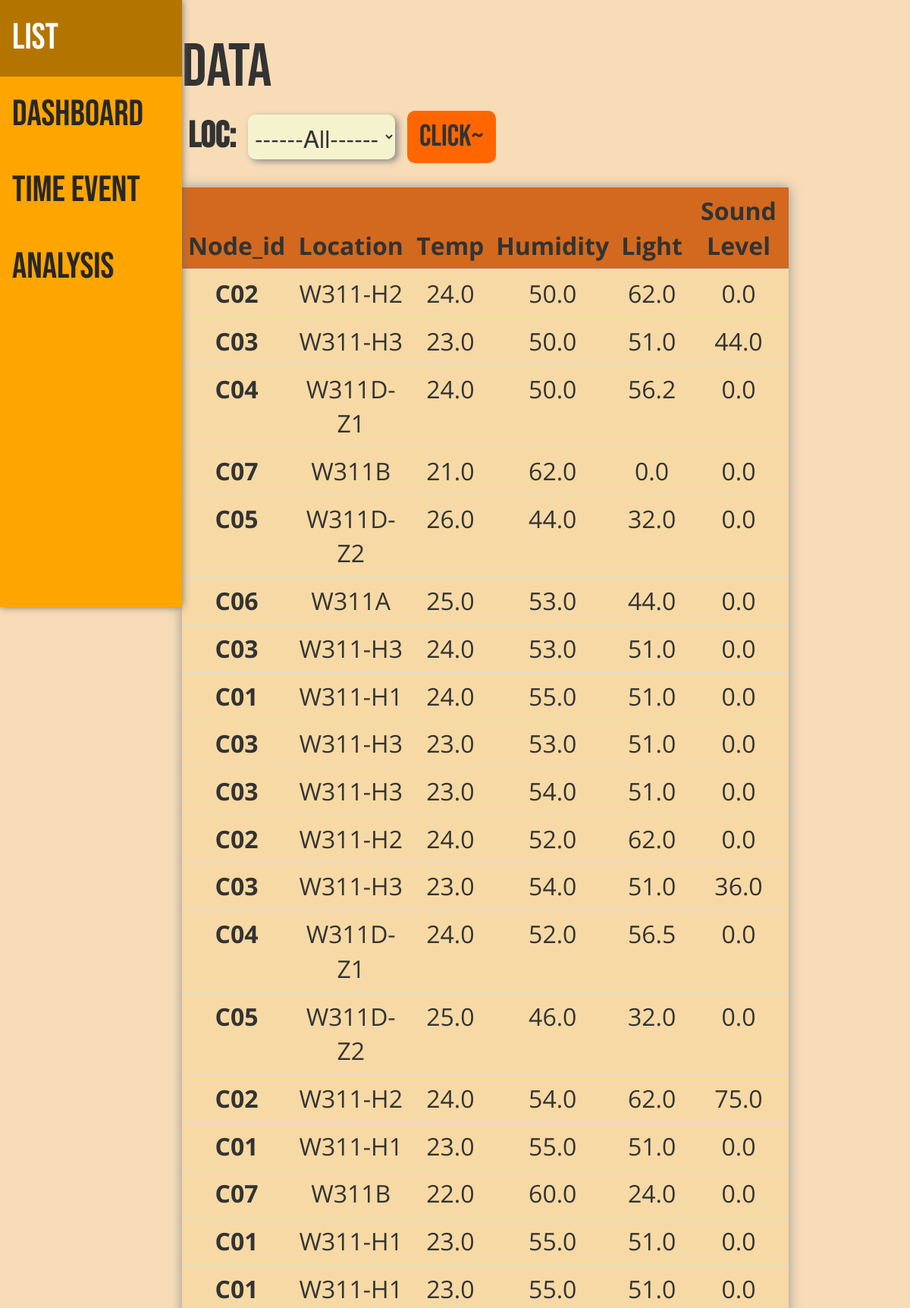
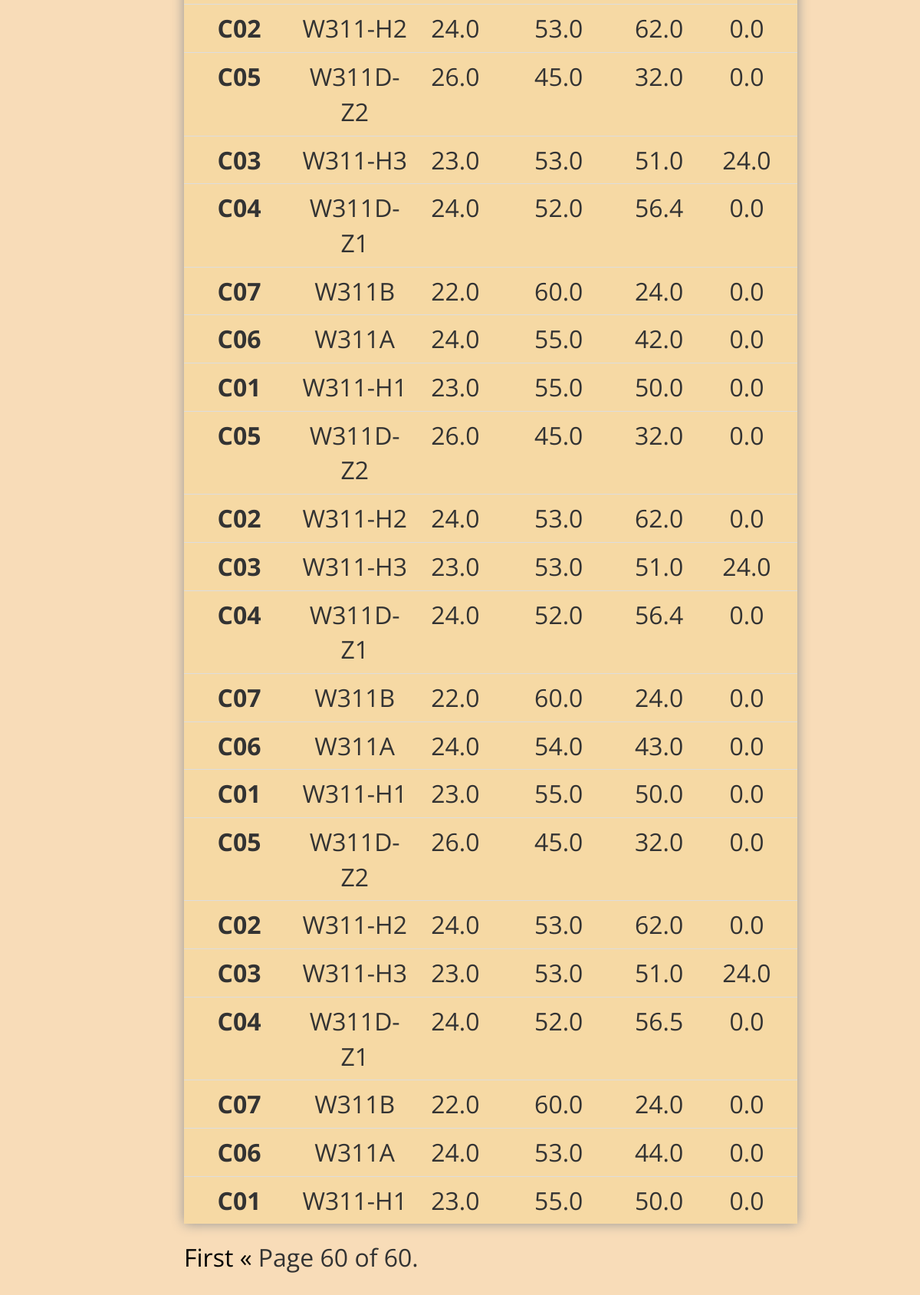
Screenshot of /data/?page=60 with the database file from the repository (2 pictures, top to bottom).
### CollectData/models.py (models this page shows, shortened)
class Data(models.Model):
    node_id = models.CharField(max_length= 10)
    loc = models.CharField(max_length=15)
    temp = models.DecimalField(decimal_places = 1, max_digits=5)
    hum = models.DecimalField(decimal_places = 1, max_digits=5)
    light = models.DecimalField(decimal_places = 1, max_digits=5)
    snd = models.DecimalField(decimal_places = 1, max_digits=5)
    date_created = models.DateTimeField(auto_now_add=True)
    class Meta:
        ordering = ['id']

### CollectData/views.py (the view)
# urls.py: path("", views.index, name="analysis"),
def index(request):
    data = Data.objects.all()
    if request.method == "POST":
        form = DataForm(request.POST)
        if form.is_valid():
            loc = form.cleaned_data.get("loc")
            if loc == "null":
                data = Data.objects.all()
            else:
                data = Data.objects.filter(loc=loc)
    else:
        form = DataForm()
    p = Paginator(data, 50)
    page_number = request.GET.get("page")
    page_obj = p.get_page(page_number)
    context = {
        "form": form,
        'page_number': page_number,
        "page_obj": page_obj,
    }
    return render(request, "data.html", context=context)

### CollectData/forms.py
class DataForm(ModelForm):
    class Meta: # Attach additional information
        model = Data
        fields = ('loc',)
        data = Data.objects.all()
        venue = []
        for datum in data:
            skip = False
            for item in venue:
                if datum.loc == item:
                    skip = True
                    break
            if not skip:
                venue.append(datum.loc)
        tup = (("null", "------All------"), )
        for item in venue:
            tup = tup + ((item, item),)
        LOC_CHOICES = tup
        widgets = {'loc': forms.Select(choices=LOC_CHOICES)}

### CollectData/templates/data.html (shortened to what this page needs)
{%extends 'base.html'%}
{%block style%}
{%load static%}
<link rel="stylesheet" href="{%static 'css/data.css'%}">
{%endblock%}
{%block content%}
<span class="page-topic">Data</span>
<form method="POST" action="" class="search-location">
  {{form}}
  <button class="myBtn">Click~</button>
</form>
<table class="table">
  <thead class="thead-dark">
    <tr class="table-header">
      <th scope="col" class="table-center">Node_id</th>
      <th scope="col" class="table-center">Location</th>
      <th scope="col" class="table-center">Temp</th>
      <th scope="col" class="table-center">Humidity</th>
      <th scope="col" class="table-center">Light</th>
      <th scope="col" class="table-center">Sound Level</th>
    </tr>
  </thead>
  <tbody>
    {%for datum in page_obj%}
    <tr class="table-body">
      <th class="table-center">{{datum.node_id}}</th>
      <td class="table-center">{{datum.loc}}</td>
      <td class="table-center">{{datum.temp}}</td>
      <td class="table-center">{{datum.hum}}</td>
      <td class="table-center">{{datum.light}}</td>
      <td class="table-center">{{datum.snd}}</td>
    </tr>
    {%endfor%}
  </tbody>
</table>
<span class="page_number">
  {%if page_obj.has_previous%}
  <a href="?page=1">First</a>
  <a href="?page={{page_obj.previous_page_number}}">&laquo;</a>
  {%endif%}
  <span class="current">
    Page {{ page_obj.number }} of {{ page_obj.paginator.num_pages }}.
  </span>
</span>
{%endblock%}

### CollectData/static/css/base.css (style rules this page uses)
:root { --default-font-size: 16px; font-size: var(--default-font-size); }
body { margin: 0; padding: 0; }
.body { background-color: rgb(248, 220, 184); }
.page-topic { font-family: 'Bebas Neue', cursive; font-size: 5rem; }
label { font-family: 'Bebas Neue', cursive; font-size: 3rem; }
select, input { border-radius: 10px; padding: 5px; font-family: 'Open Sans', sans-serif; background-color: #f5f3cd; border: none; box-shadow: 4px 3px 8px rgb(139, 139, 139); }
.myBtn { font-family: 'Bebas Neue', cursive; border-radius: 10px; padding: 0.1rem 1rem; font-size: 2.5rem; transition: all 200ms; background-color: rgb(255, 102, 0); border: none; }
.table-header { background-color: chocolate; }
.table { font-size: 2rem; font-family: 'Open Sans', sans-serif; border: none; box-shadow: 0 0 15px rgb(148, 148, 148); margin: 2rem 0; }
.table > tbody > tr > td, .table > tbody > tr > th, .table > tfoot > tr > td, .table > tfoot > tr > th, .table > thead > tr > td, .table > thead > tr > th { border-color: rgb(77, 77, 77); }
.table-center { text-align: center; }
.table-body { background-color: rgb(246, 217, 164); transition: background-color 200ms; }

### CollectData/static/css/data.css (style rules this page uses)
.search-location { display: flex; }
.search-location > * { margin: 0 0.5rem; }
.search-location > select { margin-top: 5px; margin-bottom: 5px; }
.page_number { width: 100%; font-family: 'Open Sans', sans-serif; margin:0 auto; }
.page_number a { text-decoration: none; color: black; }

### rows the page displays
Data: node_id "C02", loc "W311-H2", temp "24.0", hum "50.0", light "62.0", snd "0.0"
Data: node_id "C03", loc "W311-H3", temp "23.0", hum "50.0", light "51.0", snd "44.0"
Data: node_id "C04", loc "W311D-Z1", temp "24.0", hum "50.0", light "56.2", snd "0.0"
Data: node_id "C07", loc "W311B", temp "21.0", hum "62.0", light "0.0", snd "0.0"
Data: node_id "C05", loc "W311D-Z2", temp "26.0", hum "44.0", light "32.0", snd "0.0"
Data: node_id "C06", loc "W311A", temp "25.0", hum "53.0", light "44.0", snd "0.0"
Data: node_id "C03", loc "W311-H3", temp "24.0", hum "53.0", light "51.0", snd "0.0"
Data: node_id "C01", loc "W311-H1", temp "24.0", hum "55.0", light "51.0", snd "0.0"
Data: node_id "C03", loc "W311-H3", temp "23.0", hum "53.0", light "51.0", snd "0.0"
Data: node_id "C03", loc "W311-H3", temp "23.0", hum "54.0", light "51.0", snd "0.0"
Data: node_id "C02", loc "W311-H2", temp "24.0", hum "52.0", light "62.0", snd "0.0"
Data: node_id "C03", loc "W311-H3", temp "23.0", hum "54.0", light "51.0", snd "36.0"
Data: node_id "C04", loc "W311D-Z1", temp "24.0", hum "52.0", light "56.5", snd "0.0"
Data: node_id "C05", loc "W311D-Z2", temp "25.0", hum "46.0", light "32.0", snd "0.0"
Data: node_id "C02", loc "W311-H2", temp "24.0", hum "54.0", light "62.0", snd "75.0"
Data: node_id "C01", loc "W311-H1", temp "23.0", hum "55.0", light "51.0", snd "0.0"
Data: node_id "C07", loc "W311B", temp "22.0", hum "60.0", light "24.0", snd "0.0"
Data: node_id "C01", loc "W311-H1", temp "23.0", hum "55.0", light "51.0", snd "0.0"
Data: node_id "C01", loc "W311-H1", temp "23.0", hum "55.0", light "51.0", snd "0.0"
Data: node_id "C02", loc "W311-H2", temp "24.0", hum "53.0", light "62.0", snd "0.0"
Data: node_id "C05", loc "W311D-Z2", temp "26.0", hum "45.0", light "32.0", snd "0.0"
Data: node_id "C03", loc "W311-H3", temp "23.0", hum "53.0", light "51.0", snd "24.0"
Data: node_id "C04", loc "W311D-Z1", temp "24.0", hum "52.0", light "56.4", snd "0.0"
Data: node_id "C07", loc "W311B", temp "22.0", hum "60.0", light "24.0", snd "0.0"
Data: node_id "C06", loc "W311A", temp "24.0", hum "55.0", light "42.0", snd "0.0"
Data: node_id "C01", loc "W311-H1", temp "23.0", hum "55.0", light "50.0", snd "0.0"
Data: node_id "C05", loc "W311D-Z2", temp "26.0", hum "45.0", light "32.0", snd "0.0"
Data: node_id "C02", loc "W311-H2", temp "24.0", hum "53.0", light "62.0", snd "0.0"
Data: node_id "C03", loc "W311-H3", temp "23.0", hum "53.0", light "51.0", snd "24.0"
Data: node_id "C04", loc "W311D-Z1", temp "24.0", hum "52.0", light "56.4", snd "0.0"
Data: node_id "C07", loc "W311B", temp "22.0", hum "60.0", light "24.0", snd "0.0"
Data: node_id "C06", loc "W311A", temp "24.0", hum "54.0", light "43.0", snd "0.0"
Data: node_id "C01", loc "W311-H1", temp "23.0", hum "55.0", light "50.0", snd "0.0"
Data: node_id "C05", loc "W311D-Z2", temp "26.0", hum "45.0", light "32.0", snd "0.0"
Data: node_id "C02", loc "W311-H2", temp "24.0", hum "53.0", light "62.0", snd "0.0"
Data: node_id "C03", loc "W311-H3", temp "23.0", hum "53.0", light "51.0", snd "24.0"
Data: node_id "C04", loc "W311D-Z1", temp "24.0", hum "52.0", light "56.5", snd "0.0"
Data: node_id "C07", loc "W311B", temp "22.0", hum "60.0", light "24.0", snd "0.0"
Data: node_id "C06", loc "W311A", temp "24.0", hum "53.0", light "44.0", snd "0.0"
Data: node_id "C01", loc "W311-H1", temp "23.0", hum "55.0", light "50.0", snd "0.0"

### other values shown
{{ page_obj.number }} "60"
{{ page_obj.paginator.num_pages }} "60"
